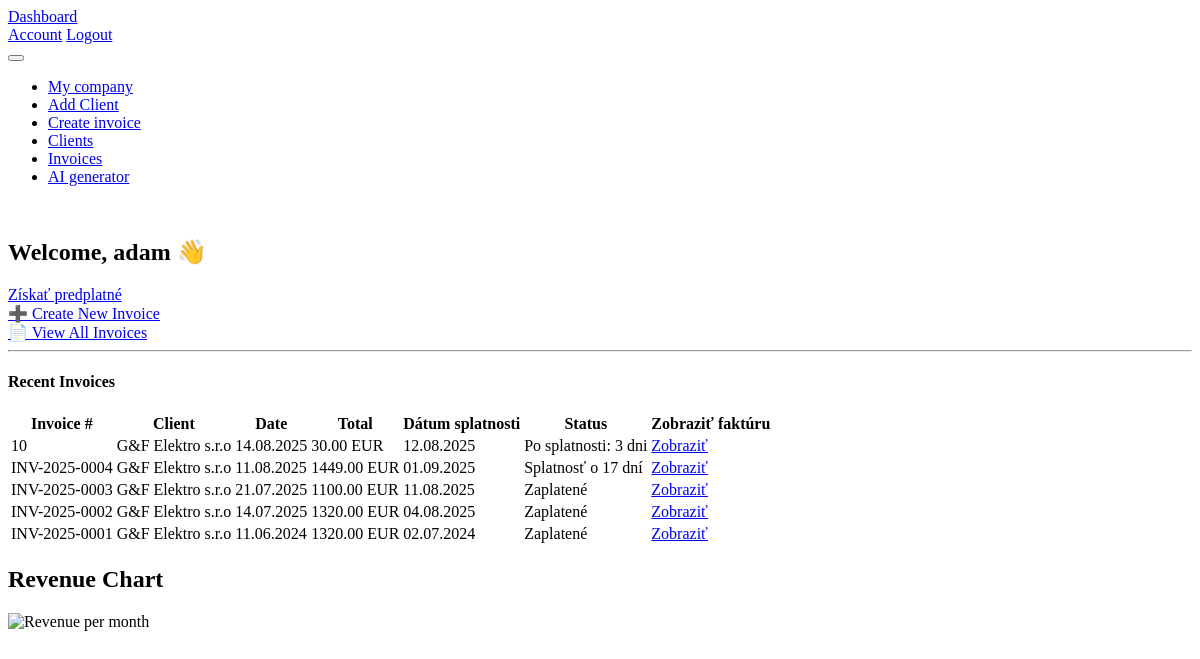
The app's page /dashboard (signed in) with its own data.
### models.py (models this page shows, shortened)
class User(db.Model,UserMixin):
    __tablename__ = 'users'
    id = db.Column(db.Integer, primary_key=True)
    email = db.Column(db.String(120), unique=True, nullable=False)
    username = db.Column(db.String(50), unique=True, nullable=False)
    password_hash = db.Column(db.String(128), nullable=False)
    is_paid = db.Column(db.Boolean, default=False)
    stripe_customer_id = db.Column(db.String(100), nullable=True)

class Invoice(db.Model):
        __tablename__ = 'invoices'
        id = db.Column(db.Integer, primary_key=True)
        invoice_number = db.Column(db.String(50), nullable=False)
        date = db.Column(db.Date, nullable=False)
        due_date = db.Column(db.Date, nullable=False)
        user_id = db.Column(db.Integer, db.ForeignKey('users.id'), nullable=False)
        user = db.relationship('User', backref=db.backref('invoices', lazy=True))
        currency = db.Column(db.String(10), nullable=False)
        total_cost = db.Column(db.Float, nullable=False)  # Total cost calculated as quantity
        vat_rate = db.Column(db.Float, nullable=True, default=0.0)  # VAT rate in percentage
        client_id = db.Column(db.Integer, db.ForeignKey('clients.id'), nullable=False)
        company_id = db.Column(db.Integer, db.ForeignKey('companies.id'), nullable=False)  # Foreign key to the company
        company= db.relationship('Company', backref=db.backref('invoices', lazy=True))
        client = db.relationship('Client', backref=db.backref('invoices', lazy=True))
        items = db.relationship("InvoiceItem", back_populates="invoice", cascade="all, delete-orphan")
        created_at = db.Column(db.DateTime, default=datetime.now(timezone.utc))  # Timestamp when the invoice was created
        status = db.Column(db.Enum(InvoiceStatus), nullable=False, default=InvoiceStatus.unpaid)
        @hybrid_property
        def is_overdue(self):
            return self.status == InvoiceStatus.unpaid and date.today() > self.due_date
        @hybrid_property
        def days_overdue(self):
            return (date.today() - self.due_date).days if self.is_overdue else 0
        @hybrid_property
        def days_until_due(self):
            return (self.due_date - date.today()).days if self.status == InvoiceStatus.unpaid else 0

class Client(db.Model):
        __tablename__ = 'clients'
        id = db.Column(db.Integer, primary_key=True)
        name = db.Column(db.String(100), nullable=False)
        ico = db.Column(db.String(20), nullable=False)
        dic = db.Column(db.String(20), nullable=False)
        street = db.Column(db.String(100), nullable=False)
        user_id = db.Column(db.Integer, db.ForeignKey('users.id'), nullable=False)
        user = db.relationship('User', backref=db.backref('clients', lazy=True))
        city = db.Column(db.String(50), nullable=False)
        zip_code = db.Column(db.String(20), nullable=False)
        country = db.Column(db.String(50), nullable=False)
        email = db.Column(db.String(100), nullable=False)
        phone = db.Column(db.String(20), nullable=False)
        iban = db.Column(db.String(34), nullable=False)
        bic = db.Column(db.String(11), nullable=False)
        payment_method = db.Column(db.String(50), nullable=False)
        is_vat_payer = db.Column(db.Boolean, default=False)
        ic_dph = db.Column(db.String(20), nullable=True)  # Optional field for VAT ID if the client is a VAT payer

### routes.py (the view)
@main.route('/dashboard')
@login_required
def dashboard():
    invoices = Invoice.query.filter_by(user_id=current_user.id).order_by(Invoice.date.desc()).limit(5).all()
    return render_template('dashboard.html', invoices=invoices, InvoiceStatus=InvoiceStatus)

### templates/dashboard.html
{% extends "base.html" %}
{% block content %}
<div class="container mt-5">
  <h2>Welcome, {{ current_user.username }} 👋</h2>
<a href="{{ url_for('main.create_checkout_session') }}" class="btn btn-success">Získať predplatné</a>
  <div class="row mt-4">
    <div class="col-md-6">
      <a href="{{ url_for('main.add_invoice') }}" class="btn btn-primary btn-lg w-100 mb-3">
        ➕ Create New Invoice
      </a>
    </div>
    <div class="col-md-6">
      <a href="{{ url_for('main.list_invoices') }}" class="btn btn-outline-secondary btn-lg w-100 mb-3">
        📄 View All Invoices
      </a>
    </div>
  </div>
  <hr>
  <h4 class="mt-4">Recent Invoices</h4>
  {% if invoices %}
    <table class="table table-striped mt-2">
      <thead>
        <tr>
          <th>Invoice #</th>
          <th>Client</th>
          <th>Date</th>
          <th>Total</th>
          <th>Dátum splatnosti</th>
          <th>Status</th>
          <th>Zobraziť faktúru</th>
        </tr>
      </thead>
      <tbody>
        {% for invoice in invoices %}
        <tr>
          <td>{{ invoice.invoice_number }}</td>
          <td>{{ invoice.client.name }}</td>
          <td>{{ invoice.date.strftime('%d.%m.%Y') }}</td>
          <td>{{ "%.2f"|format(invoice.total_cost) }} {{ invoice.currency }}</td>
           <td>
          {{ invoice.due_date.strftime('%d.%m.%Y') }}
           </td>
          <td>
          {% if invoice.status == InvoiceStatus.paid %}
              <span class="badge bg-success">Zaplatené</span>
          {% elif invoice.is_overdue %}
              <span class="badge bg-danger">Po splatnosti: {{ invoice.days_overdue }} dni</span>
          {% else %}
              <span class="badge bg-warning">Splatnosť o {{ invoice.days_until_due }} dní</span>
          {% endif %}
                  </td>
          <td>
            <a href="{{ url_for('main.view_invoice', invoice_id=invoice.id) }}" class="btn btn-sm btn-outline-info">Zobraziť</a>
          </td>
        </tr>
        {% endfor %}
      </tbody>
    </table>
<h2>Revenue Chart</h2>
<img src="{{ url_for('main.dashboard_graph') }}" alt="Revenue per month">
  {% else %}
    <p>No invoices created yet.</p>
  {% endif %}
</div>
{% endblock %}

### templates/base.html (style rules this page uses)
body { background: var(--tblr-bg-surface); }

### records on screen
User: username "adam"
Invoice: invoice_number "10", client.name "G&F Elektro s.r.o", date "14.08.2025", total_cost "30.00", currency "EUR", due_date "12.08.2025", days_overdue "3"
Invoice: invoice_number "INV-2025-0004", client.name "G&F Elektro s.r.o", date "11.08.2025", total_cost "1449.00", currency "EUR", due_date "01.09.2025", days_until_due "17"
Invoice: invoice_number "INV-2025-0003", client.name "G&F Elektro s.r.o", date "21.07.2025", total_cost "1100.00", currency "EUR", due_date "11.08.2025", status "Zaplatené"
Invoice: invoice_number "INV-2025-0002", client.name "G&F Elektro s.r.o", date "14.07.2025", total_cost "1320.00", currency "EUR", due_date "04.08.2025", status "Zaplatené"
Invoice: invoice_number "INV-2025-0001", client.name "G&F Elektro s.r.o", date "11.06.2024", total_cost "1320.00", currency "EUR", due_date "02.07.2024", status "Zaplatené"
